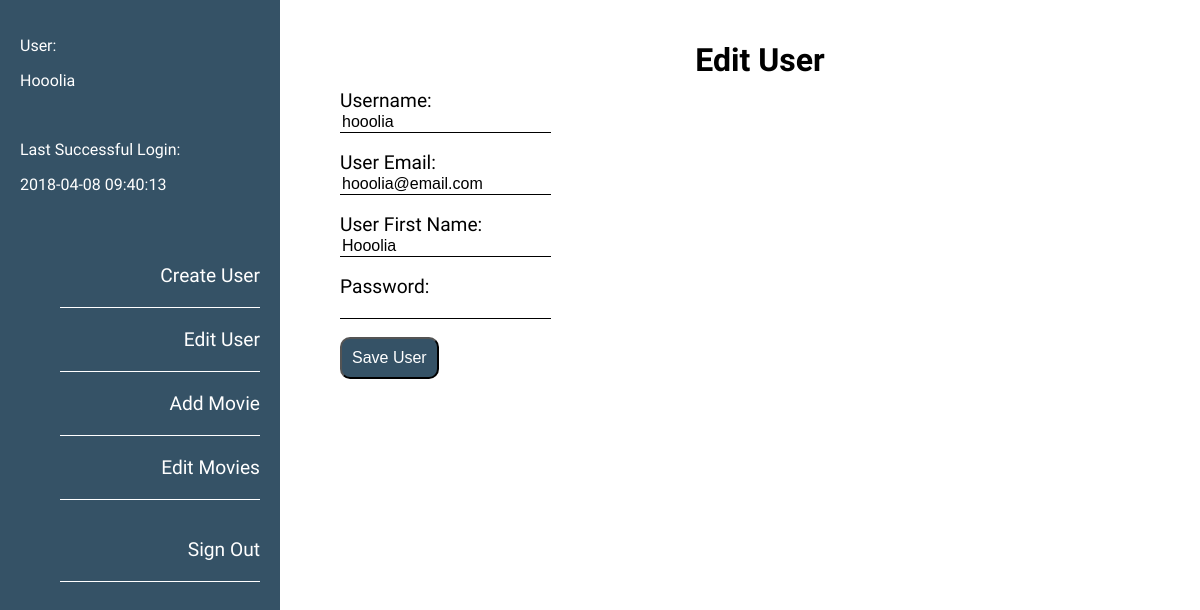
/admin/admin_edituser.php (signed in), run on the app's committed database.
### tables this page shows
CREATE TABLE `tbl_user` (
  `user_id` mediumint(8) UNSIGNED NOT NULL,
  `user_fname` varchar(250) NOT NULL,
  `user_name` varchar(250) NOT NULL,
  `user_pass` varchar(250) NOT NULL,
  `user_email` varchar(250) NOT NULL,
  `user_date` timestamp NOT NULL DEFAULT CURRENT_TIMESTAMP,
  `user_ip` varchar(50) NOT NULL DEFAULT 'no',
  `user_last` timestamp NOT NULL DEFAULT CURRENT_TIMESTAMP,
  `user_fail` tinyint(4) NOT NULL,
  `user_num_login` int(10) UNSIGNED DEFAULT '0'
);

### admin/phpscripts/read.php (called while the page is built, shortened)
<?php
	 function getSingle($tbl, $col, $id) {
		 include('connect.php');
		 $querySingle = "SELECT * FROM {$tbl} WHERE {$col} = {$id}";
		 $runSingle = mysqli_query($link, $querySingle);
		 if($runSingle){
			 return $runSingle;
		 }else{
			 $error = "there was a problem accessing this information. Sorry for the inconvenience";
			 return $error;
		 }
	 }
?>

### admin/admin_edituser.php (the view, shortened to what this page needs)
<?php
require_once('phpscripts/config.php');
require_once('phpscripts/read.php');
$id = $_SESSION['user_id'];
$tbl = 'tbl_user';
$col = 'user_id';
$result = getSingle($tbl,$col,$id);
$info = $result->fetch_assoc();
$username = $info['user_name'];
$email = $info['user_email'];
$fname = $info['user_fname'];
?>
<!DOCTYPE html>
<html>
  <head>
    <link rel="stylesheet" href="css/main.css">
  </head>
  <body>
    <div class="nav">
      <div class="userInfo"><p class="user">User: </p><p class="username"><?php echo $_SESSION['user_name']; ?><p></div><br>
    <div class="userInfo">
        <p class="user">Last Successful Login:</p><p class="username"><?php echo $_SESSION['user_last'];?></p><br>
        <ul>
          <li><a href="admin_createuser.php">Create User</a></li>
          <li><a href="admin_edituser.php">Edit User</a></li>
          <li><a href="admin_addmovie.php">Add Movie</a></li>
          <li><a href="editall.php">Edit Movies</a></li><br>
          <li><a href="phpscripts/caller.php?caller_id=logout">Sign Out</a></li>
        </ul>
      </div>
    </div>
    <div class="intro">
          <h1>Edit User</h1>
    <form method="POST" action="<?php echo htmlspecialchars($_SERVER['PHP_SELF']);?>">
      <label for="user_name">Username:</label><br>
      <input type="text" class="inputText" name="user_name" <?php if(isset($username)){echo "value=".$username;} ?>><br><br>
      <label for="user_email">User Email:</label><br>
      <input type="email" class="inputText" name="user_email" <?php if(isset($email)){echo "value=".$email;} ?>><br><br>
      <label for="user_fname">User First Name:</label><br>
      <input type="text" class="inputText" name="user_fname" <?php if(isset($fname)){echo "value=".$fname;} ?>><br><br>
      <label for="user_pass">Password:</label><br>
      <input type="password"  class="inputText" name="user_pass"><br><br>
      <input type="submit" class="submit" name="submit" value="Save User">
  </form>
</div>
  </body>
</html>

### admin/css/main.css (style rules this page uses)
body, html { padding: 0; margin: 0; height: 100%; width: 100%; }
.inputText { border: none; border-bottom: 1px solid #000; font-size: 1em; outline: 0; }
label { font-size: 1.2em; font-family: 'Muli', sans-serif; }
.submit { background-color: #355266; border-radius: 10px; font-size: 1em; padding: 10px; color: #fff; }
h1 { color: #000; font-family: 'Fjalla One', sans-serif; text-align: center; margin-bottom: 10px; }
.nav { background-color: #355266; float: left; width: 20%; height: inherit; padding: 20px; color: #fff; }
ul { list-style: none; padding-top: 20px; }
ul li { margin-bottom: 20px; border-bottom: 1px solid #fff; text-align: right; padding-bottom: 20px; }
ul li a { font-family: 'Fjalla One', sans-serif; margin-top: 10px; text-decoration: none; color: #fff; font-size: 1.2em; }
.intro { float: right; width: 70%; text-align: left; padding: 20px; }
.user { font-family: 'Fjalla One', sans-serif; text-align: left; }
.username { font-family: 'Muli', sans-serif; text-align: left; }

### data on the page
tbl_user: user_name "hooolia", user_email "hooolia@email.com", user_fname "Hooolia"

### other printed values
$_SESSION['user_name'] "Hooolia"
$_SESSION['user_last'] "2018-04-08 09:40:13"
